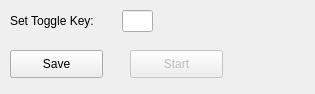
<?xml version="1.0" encoding="UTF-8"?>
<ui version="4.0">
 <class>form</class>
 <widget class="QWidget" name="form">
  <property name="windowModality">
   <enum>Qt::NonModal</enum>
  </property>
  <property name="geometry">
   <rect>
    <x>0</x>
    <y>0</y>
    <width>315</width>
    <height>94</height>
   </rect>
  </property>
  <property name="contextMenuPolicy">
   <enum>Qt::DefaultContextMenu</enum>
  </property>
  <property name="windowTitle">
   <string>Auto Clicker</string>
  </property>
  <widget class="QPushButton" name="BtnSave">
   <property name="geometry">
    <rect>
     <x>10</x>
     <y>50</y>
     <width>93</width>
     <height>28</height>
    </rect>
   </property>
   <property name="text">
    <string>Save</string>
   </property>
   <property name="checkable">
    <bool>true</bool>
   </property>
  </widget>
  <widget class="QPushButton" name="BtnStart">
   <property name="enabled">
    <bool>false</bool>
   </property>
   <property name="geometry">
    <rect>
     <x>130</x>
     <y>50</y>
     <width>93</width>
     <height>28</height>
    </rect>
   </property>
   <property name="text">
    <string>Start</string>
   </property>
   <property name="checkable">
    <bool>true</bool>
   </property>
   <property name="autoDefault">
    <bool>false</bool>
   </property>
   <property name="default">
    <bool>false</bool>
   </property>
   <property name="flat">
    <bool>false</bool>
   </property>
  </widget>
  <widget class="QLineEdit" name="LneToggleKey">
   <property name="geometry">
    <rect>
     <x>122</x>
     <y>10</y>
     <width>31</width>
     <height>22</height>
    </rect>
   </property>
   <property name="maxLength">
    <number>1</number>
   </property>
   <property name="alignment">
    <set>Qt::AlignRight|Qt::AlignTrailing|Qt::AlignVCenter</set>
   </property>
   <property name="readOnly">
    <bool>false</bool>
   </property>
  </widget>
  <widget class="QLabel" name="LbInput">
   <property name="geometry">
    <rect>
     <x>10</x>
     <y>10</y>
     <width>111</width>
     <height>21</height>
    </rect>
   </property>
   <property name="font">
    <font>
     <pointsize>9</pointsize>
    </font>
   </property>
   <property name="text">
    <string>Set Toggle Key:</string>
   </property>
  </widget>
 </widget>
 <resources/>
 <connections>
  <connection>
   <sender>BtnSave</sender>
   <signal>clicked(bool)</signal>
   <receiver>BtnStart</receiver>
   <slot>setEnabled(bool)</slot>
   <hints>
    <hint type="sourcelabel">
     <x>56</x>
     <y>63</y>
    </hint>
    <hint type="destinationlabel">
     <x>176</x>
     <y>63</y>
    </hint>
   </hints>
  </connection>
  <connection>
   <sender>BtnStart</sender>
   <signal>clicked(bool)</signal>
   <receiver>BtnSave</receiver>
   <slot>setDisabled(bool)</slot>
   <hints>
    <hint type="sourcelabel">
     <x>176</x>
     <y>63</y>
    </hint>
    <hint type="destinationlabel">
     <x>56</x>
     <y>63</y>
    </hint>
   </hints>
  </connection>
  <connection>
   <sender>BtnSave</sender>
   <signal>clicked(bool)</signal>
   <receiver>LneToggleKey</receiver>
   <slot>setDisabled(bool)</slot>
   <hints>
    <hint type="sourcelabel">
     <x>56</x>
     <y>63</y>
    </hint>
    <hint type="destinationlabel">
     <x>137</x>
     <y>20</y>
    </hint>
   </hints>
  </connection>
 </connections>
</ui>
